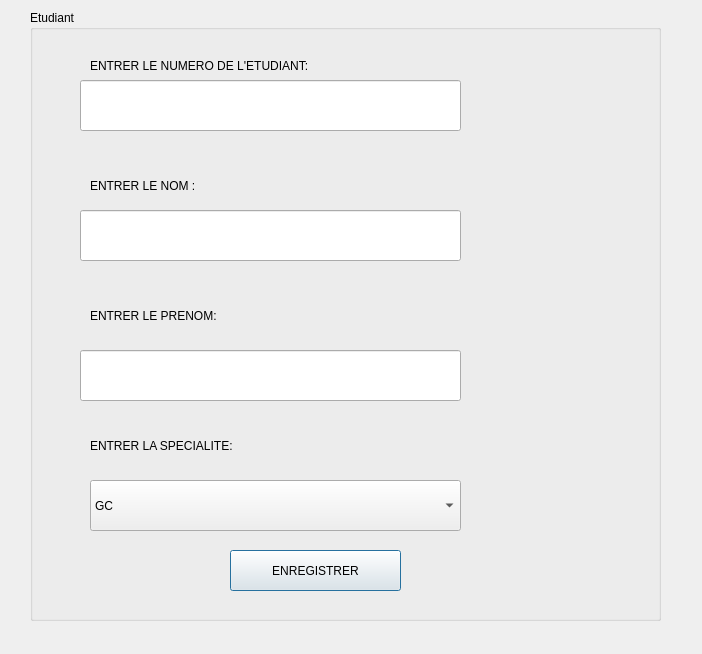
<?xml version="1.0" encoding="UTF-8"?>
<ui version="4.0">
 <class>etudiantDialog</class>
 <widget class="QDialog" name="etudiantDialog">
  <property name="geometry">
   <rect>
    <x>0</x>
    <y>0</y>
    <width>702</width>
    <height>654</height>
   </rect>
  </property>
  <property name="windowTitle">
   <string>Dialog</string>
  </property>
  <widget class="QGroupBox" name="groupBox">
   <property name="geometry">
    <rect>
     <x>30</x>
     <y>10</y>
     <width>631</width>
     <height>611</height>
    </rect>
   </property>
   <property name="title">
    <string>Etudiant</string>
   </property>
   <widget class="QPushButton" name="pushButton">
    <property name="geometry">
     <rect>
      <x>200</x>
      <y>540</y>
      <width>171</width>
      <height>41</height>
     </rect>
    </property>
    <property name="text">
     <string>ENREGISTRER</string>
    </property>
   </widget>
   <widget class="QLabel" name="label">
    <property name="geometry">
     <rect>
      <x>60</x>
      <y>40</y>
      <width>431</width>
      <height>31</height>
     </rect>
    </property>
    <property name="text">
     <string>ENTRER LE NUMERO DE L'ETUDIANT:</string>
    </property>
   </widget>
   <widget class="QLabel" name="label_2">
    <property name="geometry">
     <rect>
      <x>60</x>
      <y>160</y>
      <width>431</width>
      <height>31</height>
     </rect>
    </property>
    <property name="text">
     <string>ENTRER LE NOM :</string>
    </property>
   </widget>
   <widget class="QLabel" name="label_3">
    <property name="geometry">
     <rect>
      <x>60</x>
      <y>290</y>
      <width>431</width>
      <height>31</height>
     </rect>
    </property>
    <property name="text">
     <string>ENTRER LE PRENOM:</string>
    </property>
   </widget>
   <widget class="QLineEdit" name="lineEdit">
    <property name="geometry">
     <rect>
      <x>50</x>
      <y>70</y>
      <width>381</width>
      <height>51</height>
     </rect>
    </property>
   </widget>
   <widget class="QLineEdit" name="lineEdit_2">
    <property name="geometry">
     <rect>
      <x>50</x>
      <y>200</y>
      <width>381</width>
      <height>51</height>
     </rect>
    </property>
   </widget>
   <widget class="QLineEdit" name="lineEdit_3">
    <property name="geometry">
     <rect>
      <x>50</x>
      <y>340</y>
      <width>381</width>
      <height>51</height>
     </rect>
    </property>
   </widget>
   <widget class="QLabel" name="label_4">
    <property name="geometry">
     <rect>
      <x>60</x>
      <y>420</y>
      <width>431</width>
      <height>31</height>
     </rect>
    </property>
    <property name="text">
     <string>ENTRER LA SPECIALITE:</string>
    </property>
   </widget>
   <widget class="QComboBox" name="comboBox">
    <property name="geometry">
     <rect>
      <x>60</x>
      <y>470</y>
      <width>371</width>
      <height>51</height>
     </rect>
    </property>
    <item>
     <property name="text">
      <string>GC</string>
     </property>
    </item>
    <item>
     <property name="text">
      <string>IIR</string>
     </property>
    </item>
    <item>
     <property name="text">
      <string>IFA</string>
     </property>
    </item>
    <item>
     <property name="text">
      <string>AI</string>
     </property>
    </item>
   </widget>
   <widget class="QLabel" name="label_5">
    <property name="geometry">
     <rect>
      <x>460</x>
      <y>180</y>
      <width>141</width>
      <height>141</height>
     </rect>
    </property>
    <property name="text">
     <string/>
    </property>
    <property name="pixmap">
     <pixmap>../student.png</pixmap>
    </property>
    <property name="scaledContents">
     <bool>true</bool>
    </property>
   </widget>
  </widget>
 </widget>
 <resources/>
 <connections/>
</ui>
